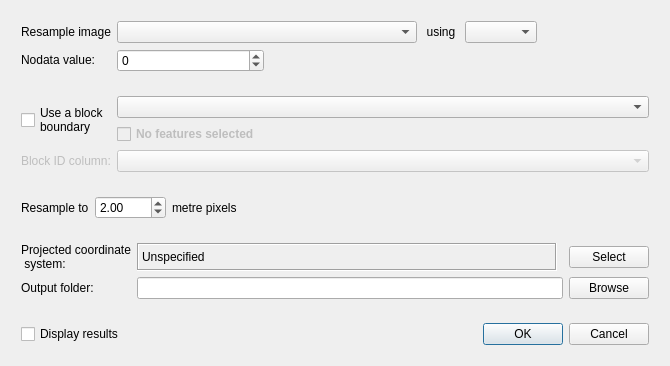
<?xml version="1.0" encoding="UTF-8"?>
<ui version="4.0">
 <class>ResampleImageToBlockDialog</class>
 <widget class="QDialog" name="ResampleImageToBlockDialog">
  <property name="windowModality">
   <enum>Qt::ApplicationModal</enum>
  </property>
  <property name="geometry">
   <rect>
    <x>0</x>
    <y>0</y>
    <width>651</width>
    <height>347</height>
   </rect>
  </property>
  <property name="sizePolicy">
   <sizepolicy hsizetype="MinimumExpanding" vsizetype="MinimumExpanding">
    <horstretch>0</horstretch>
    <verstretch>0</verstretch>
   </sizepolicy>
  </property>
  <property name="minimumSize">
   <size>
    <width>651</width>
    <height>0</height>
   </size>
  </property>
  <property name="maximumSize">
   <size>
    <width>16777215</width>
    <height>16777215</height>
   </size>
  </property>
  <property name="windowTitle">
   <string>Resample image to blocks</string>
  </property>
  <property name="toolTip">
   <string/>
  </property>
  <property name="statusTip">
   <string/>
  </property>
  <property name="whatsThis">
   <string/>
  </property>
  <property name="autoFillBackground">
   <bool>true</bool>
  </property>
  <layout class="QFormLayout" name="formLayout">
   <property name="sizeConstraint">
    <enum>QLayout::SetFixedSize</enum>
   </property>
   <property name="fieldGrowthPolicy">
    <enum>QFormLayout::AllNonFixedFieldsGrow</enum>
   </property>
   <item row="0" column="0" colspan="2">
    <widget class="QFrame" name="fraMain">
     <property name="sizePolicy">
      <sizepolicy hsizetype="MinimumExpanding" vsizetype="Fixed">
       <horstretch>0</horstretch>
       <verstretch>0</verstretch>
      </sizepolicy>
     </property>
     <property name="frameShape">
      <enum>QFrame::NoFrame</enum>
     </property>
     <property name="frameShadow">
      <enum>QFrame::Plain</enum>
     </property>
     <layout class="QGridLayout" name="gridLayout_7">
      <property name="margin">
       <number>1</number>
      </property>
      <item row="3" column="0">
       <widget class="QFrame" name="fraOutputs">
        <layout class="QGridLayout" name="gridLayout_4">
         <item row="0" column="3">
          <widget class="QPushButton" name="cmdOutCRS">
           <property name="enabled">
            <bool>true</bool>
           </property>
           <property name="sizePolicy">
            <sizepolicy hsizetype="Fixed" vsizetype="Fixed">
             <horstretch>0</horstretch>
             <verstretch>0</verstretch>
            </sizepolicy>
           </property>
           <property name="text">
            <string>Select</string>
           </property>
          </widget>
         </item>
         <item row="1" column="3">
          <widget class="QPushButton" name="cmdOutputFolder">
           <property name="sizePolicy">
            <sizepolicy hsizetype="Fixed" vsizetype="Fixed">
             <horstretch>0</horstretch>
             <verstretch>0</verstretch>
            </sizepolicy>
           </property>
           <property name="text">
            <string>Browse</string>
           </property>
          </widget>
         </item>
         <item row="0" column="0">
          <widget class="QLabel" name="lblOutCRSTitle">
           <property name="sizePolicy">
            <sizepolicy hsizetype="Fixed" vsizetype="Preferred">
             <horstretch>0</horstretch>
             <verstretch>0</verstretch>
            </sizepolicy>
           </property>
           <property name="minimumSize">
            <size>
             <width>0</width>
             <height>25</height>
            </size>
           </property>
           <property name="text">
            <string>Projected coordinate
 system:</string>
           </property>
           <property name="wordWrap">
            <bool>true</bool>
           </property>
          </widget>
         </item>
         <item row="1" column="0">
          <widget class="QLabel" name="lblOutputFolder">
           <property name="sizePolicy">
            <sizepolicy hsizetype="Fixed" vsizetype="Preferred">
             <horstretch>0</horstretch>
             <verstretch>0</verstretch>
            </sizepolicy>
           </property>
           <property name="text">
            <string>Output folder:</string>
           </property>
          </widget>
         </item>
         <item row="0" column="1">
          <widget class="QLabel" name="lblOutCRS">
           <property name="enabled">
            <bool>true</bool>
           </property>
           <property name="sizePolicy">
            <sizepolicy hsizetype="MinimumExpanding" vsizetype="Preferred">
             <horstretch>0</horstretch>
             <verstretch>0</verstretch>
            </sizepolicy>
           </property>
           <property name="minimumSize">
            <size>
             <width>0</width>
             <height>20</height>
            </size>
           </property>
           <property name="baseSize">
            <size>
             <width>213</width>
             <height>0</height>
            </size>
           </property>
           <property name="frameShape">
            <enum>QFrame::Box</enum>
           </property>
           <property name="frameShadow">
            <enum>QFrame::Sunken</enum>
           </property>
           <property name="text">
            <string>Unspecified</string>
           </property>
           <property name="wordWrap">
            <bool>true</bool>
           </property>
          </widget>
         </item>
         <item row="1" column="1" colspan="2">
          <widget class="QLineEdit" name="lneOutputFolder">
           <property name="sizePolicy">
            <sizepolicy hsizetype="MinimumExpanding" vsizetype="Preferred">
             <horstretch>0</horstretch>
             <verstretch>0</verstretch>
            </sizepolicy>
           </property>
           <property name="minimumSize">
            <size>
             <width>426</width>
             <height>20</height>
            </size>
           </property>
           <property name="toolTip">
            <string>&lt;html&gt;&lt;head/&gt;&lt;body&gt;&lt;p&gt;Save output image to this folder. A sub-folder with the image name will be created.&lt;/p&gt;&lt;/body&gt;&lt;/html&gt;</string>
           </property>
          </widget>
         </item>
        </layout>
       </widget>
      </item>
      <item row="2" column="0">
       <widget class="QFrame" name="fraPixel">
        <layout class="QGridLayout" name="gridLayout_5">
         <property name="margin">
          <number>9</number>
         </property>
         <item row="0" column="0">
          <widget class="QLabel" name="lblPixelSize">
           <property name="sizePolicy">
            <sizepolicy hsizetype="Fixed" vsizetype="Preferred">
             <horstretch>0</horstretch>
             <verstretch>0</verstretch>
            </sizepolicy>
           </property>
           <property name="text">
            <string>Resample to</string>
           </property>
          </widget>
         </item>
         <item row="0" column="1">
          <widget class="QDoubleSpinBox" name="dsbPixelSize">
           <property name="sizePolicy">
            <sizepolicy hsizetype="Minimum" vsizetype="Preferred">
             <horstretch>0</horstretch>
             <verstretch>0</verstretch>
            </sizepolicy>
           </property>
           <property name="maximum">
            <double>6000.000000000000000</double>
           </property>
           <property name="singleStep">
            <double>0.500000000000000</double>
           </property>
           <property name="value">
            <double>2.000000000000000</double>
           </property>
          </widget>
         </item>
         <item row="0" column="2">
          <widget class="QLabel" name="lblPixelSize_2">
           <property name="sizePolicy">
            <sizepolicy hsizetype="Preferred" vsizetype="Preferred">
             <horstretch>0</horstretch>
             <verstretch>0</verstretch>
            </sizepolicy>
           </property>
           <property name="text">
            <string>metre pixels</string>
           </property>
          </widget>
         </item>
         <item row="0" column="3">
          <spacer name="horizontalSpacer_4">
           <property name="orientation">
            <enum>Qt::Horizontal</enum>
           </property>
           <property name="sizeType">
            <enum>QSizePolicy::MinimumExpanding</enum>
           </property>
           <property name="sizeHint" stdset="0">
            <size>
             <width>40</width>
             <height>20</height>
            </size>
           </property>
          </spacer>
         </item>
        </layout>
       </widget>
      </item>
      <item row="0" column="0">
       <widget class="QFrame" name="fraImage">
        <property name="frameShape">
         <enum>QFrame::NoFrame</enum>
        </property>
        <property name="frameShadow">
         <enum>QFrame::Raised</enum>
        </property>
        <layout class="QGridLayout" name="gridLayout_2">
         <item row="1" column="1">
          <widget class="QSpinBox" name="spnNoDataVal">
           <property name="sizePolicy">
            <sizepolicy hsizetype="Preferred" vsizetype="Preferred">
             <horstretch>0</horstretch>
             <verstretch>0</verstretch>
            </sizepolicy>
           </property>
           <property name="minimumSize">
            <size>
             <width>0</width>
             <height>20</height>
            </size>
           </property>
           <property name="minimum">
            <number>-9999</number>
           </property>
           <property name="maximum">
            <number>9999</number>
           </property>
           <property name="value">
            <number>0</number>
           </property>
          </widget>
         </item>
         <item row="0" column="3">
          <widget class="QLabel" name="lblBand">
           <property name="sizePolicy">
            <sizepolicy hsizetype="Preferred" vsizetype="Preferred">
             <horstretch>0</horstretch>
             <verstretch>0</verstretch>
            </sizepolicy>
           </property>
           <property name="text">
            <string> using </string>
           </property>
           <property name="alignment">
            <set>Qt::AlignCenter</set>
           </property>
          </widget>
         </item>
         <item row="0" column="4">
          <widget class="QComboBox" name="cboBand">
           <property name="sizePolicy">
            <sizepolicy hsizetype="Fixed" vsizetype="Fixed">
             <horstretch>0</horstretch>
             <verstretch>0</verstretch>
            </sizepolicy>
           </property>
           <property name="minimumSize">
            <size>
             <width>0</width>
             <height>0</height>
            </size>
           </property>
           <property name="maxVisibleItems">
            <number>5</number>
           </property>
           <property name="maxCount">
            <number>10</number>
           </property>
           <property name="insertPolicy">
            <enum>QComboBox::NoInsert</enum>
           </property>
           <property name="minimumContentsLength">
            <number>0</number>
           </property>
          </widget>
         </item>
         <item row="0" column="1" colspan="2">
          <widget class="QgsMapLayerComboBox" name="mcboRasterLayer">
           <property name="enabled">
            <bool>true</bool>
           </property>
           <property name="sizePolicy">
            <sizepolicy hsizetype="MinimumExpanding" vsizetype="Fixed">
             <horstretch>0</horstretch>
             <verstretch>0</verstretch>
            </sizepolicy>
           </property>
           <property name="minimumSize">
            <size>
             <width>300</width>
             <height>20</height>
            </size>
           </property>
           <property name="filters">
            <set>QgsMapLayerProxyModel::RasterLayer</set>
           </property>
          </widget>
         </item>
         <item row="1" column="0">
          <widget class="QLabel" name="lblNoDataVal">
           <property name="sizePolicy">
            <sizepolicy hsizetype="Fixed" vsizetype="Fixed">
             <horstretch>0</horstretch>
             <verstretch>0</verstretch>
            </sizepolicy>
           </property>
           <property name="minimumSize">
            <size>
             <width>0</width>
             <height>0</height>
            </size>
           </property>
           <property name="layoutDirection">
            <enum>Qt::LeftToRight</enum>
           </property>
           <property name="text">
            <string>Nodata value:</string>
           </property>
           <property name="alignment">
            <set>Qt::AlignRight|Qt::AlignTrailing|Qt::AlignVCenter</set>
           </property>
          </widget>
         </item>
         <item row="1" column="2" colspan="3">
          <spacer name="horizontalSpacer">
           <property name="orientation">
            <enum>Qt::Horizontal</enum>
           </property>
           <property name="sizeHint" stdset="0">
            <size>
             <width>40</width>
             <height>20</height>
            </size>
           </property>
          </spacer>
         </item>
         <item row="0" column="0">
          <widget class="QLabel" name="lblRasterLayer">
           <property name="sizePolicy">
            <sizepolicy hsizetype="Fixed" vsizetype="Fixed">
             <horstretch>0</horstretch>
             <verstretch>0</verstretch>
            </sizepolicy>
           </property>
           <property name="minimumSize">
            <size>
             <width>0</width>
             <height>0</height>
            </size>
           </property>
           <property name="text">
            <string>Resample image</string>
           </property>
           <property name="wordWrap">
            <bool>false</bool>
           </property>
          </widget>
         </item>
         <item row="0" column="5">
          <spacer name="horizontalSpacer_2">
           <property name="orientation">
            <enum>Qt::Horizontal</enum>
           </property>
           <property name="sizeHint" stdset="0">
            <size>
             <width>40</width>
             <height>20</height>
            </size>
           </property>
          </spacer>
         </item>
        </layout>
        <zorder>mcboRasterLayer</zorder>
        <zorder>lblRasterLayer</zorder>
        <zorder>spnNoDataVal</zorder>
        <zorder>lblNoDataVal</zorder>
        <zorder>horizontalSpacer</zorder>
        <zorder>cboBand</zorder>
        <zorder>lblBand</zorder>
        <zorder>horizontalSpacer_2</zorder>
       </widget>
      </item>
      <item row="1" column="0">
       <widget class="QFrame" name="fraPoly">
        <layout class="QGridLayout" name="gridLayout">
         <item row="0" column="0" rowspan="2">
          <widget class="QCheckBox" name="chkUsePoly">
           <property name="sizePolicy">
            <sizepolicy hsizetype="Minimum" vsizetype="Preferred">
             <horstretch>0</horstretch>
             <verstretch>0</verstretch>
            </sizepolicy>
           </property>
           <property name="text">
            <string>Use a block
boundary</string>
           </property>
          </widget>
         </item>
         <item row="0" column="1" colspan="2">
          <widget class="QgsMapLayerComboBox" name="mcboPolygonLayer">
           <property name="sizePolicy">
            <sizepolicy hsizetype="MinimumExpanding" vsizetype="Fixed">
             <horstretch>0</horstretch>
             <verstretch>0</verstretch>
            </sizepolicy>
           </property>
           <property name="minimumSize">
            <size>
             <width>300</width>
             <height>20</height>
            </size>
           </property>
           <property name="filters">
            <set>QgsMapLayerProxyModel::PolygonLayer</set>
           </property>
          </widget>
         </item>
         <item row="1" column="1">
          <widget class="QCheckBox" name="chkUseSelected">
           <property name="enabled">
            <bool>false</bool>
           </property>
           <property name="sizePolicy">
            <sizepolicy hsizetype="Fixed" vsizetype="Fixed">
             <horstretch>0</horstretch>
             <verstretch>0</verstretch>
            </sizepolicy>
           </property>
           <property name="minimumSize">
            <size>
             <width>0</width>
             <height>0</height>
            </size>
           </property>
           <property name="font">
            <font>
             <weight>75</weight>
             <bold>true</bold>
            </font>
           </property>
           <property name="layoutDirection">
            <enum>Qt::LeftToRight</enum>
           </property>
           <property name="text">
            <string>No features selected</string>
           </property>
          </widget>
         </item>
         <item row="2" column="0">
          <widget class="QLabel" name="lblGroupByField">
           <property name="enabled">
            <bool>false</bool>
           </property>
           <property name="sizePolicy">
            <sizepolicy hsizetype="Fixed" vsizetype="Preferred">
             <horstretch>0</horstretch>
             <verstretch>0</verstretch>
            </sizepolicy>
           </property>
           <property name="text">
            <string>Block ID column:</string>
           </property>
          </widget>
         </item>
         <item row="2" column="1" colspan="2">
          <widget class="QgsFieldComboBox" name="mFieldComboBox">
           <property name="enabled">
            <bool>false</bool>
           </property>
           <property name="sizePolicy">
            <sizepolicy hsizetype="MinimumExpanding" vsizetype="Fixed">
             <horstretch>0</horstretch>
             <verstretch>0</verstretch>
            </sizepolicy>
           </property>
           <property name="minimumSize">
            <size>
             <width>200</width>
             <height>20</height>
            </size>
           </property>
           <property name="filters">
            <set>QgsFieldProxyModel::Double|QgsFieldProxyModel::Int|QgsFieldProxyModel::LongLong|QgsFieldProxyModel::Numeric|QgsFieldProxyModel::String</set>
           </property>
          </widget>
         </item>
        </layout>
       </widget>
      </item>
      <item row="4" column="0">
       <layout class="QGridLayout" name="gridLayout_6">
        <property name="margin">
         <number>9</number>
        </property>
        <item row="0" column="0">
         <widget class="QCheckBox" name="chkAddToDisplay">
          <property name="sizePolicy">
           <sizepolicy hsizetype="Fixed" vsizetype="MinimumExpanding">
            <horstretch>0</horstretch>
            <verstretch>0</verstretch>
           </sizepolicy>
          </property>
          <property name="text">
           <string>Display results</string>
          </property>
         </widget>
        </item>
        <item row="0" column="1">
         <widget class="QDialogButtonBox" name="buttonBox">
          <property name="sizePolicy">
           <sizepolicy hsizetype="Preferred" vsizetype="MinimumExpanding">
            <horstretch>0</horstretch>
            <verstretch>0</verstretch>
           </sizepolicy>
          </property>
          <property name="orientation">
           <enum>Qt::Horizontal</enum>
          </property>
          <property name="standardButtons">
           <set>QDialogButtonBox::Cancel|QDialogButtonBox::Ok</set>
          </property>
         </widget>
        </item>
       </layout>
      </item>
     </layout>
     <zorder>fraImage</zorder>
     <zorder>fraOutputs</zorder>
     <zorder>fraPoly</zorder>
     <zorder>fraPixel</zorder>
    </widget>
   </item>
  </layout>
 </widget>
 <customwidgets>
  <customwidget>
   <class>QgsFieldComboBox</class>
   <extends>QComboBox</extends>
   <header>qgsfieldcombobox.h</header>
  </customwidget>
  <customwidget>
   <class>QgsMapLayerComboBox</class>
   <extends>QComboBox</extends>
   <header>qgsmaplayercombobox.h</header>
  </customwidget>
 </customwidgets>
 <resources/>
 <connections>
  <connection>
   <sender>buttonBox</sender>
   <signal>accepted()</signal>
   <receiver>ResampleImageToBlockDialog</receiver>
   <slot>accept()</slot>
   <hints>
    <hint type="sourcelabel">
     <x>305</x>
     <y>434</y>
    </hint>
    <hint type="destinationlabel">
     <x>256</x>
     <y>227</y>
    </hint>
   </hints>
  </connection>
  <connection>
   <sender>buttonBox</sender>
   <signal>rejected()</signal>
   <receiver>ResampleImageToBlockDialog</receiver>
   <slot>reject()</slot>
   <hints>
    <hint type="sourcelabel">
     <x>305</x>
     <y>434</y>
    </hint>
    <hint type="destinationlabel">
     <x>256</x>
     <y>227</y>
    </hint>
   </hints>
  </connection>
 </connections>
</ui>
